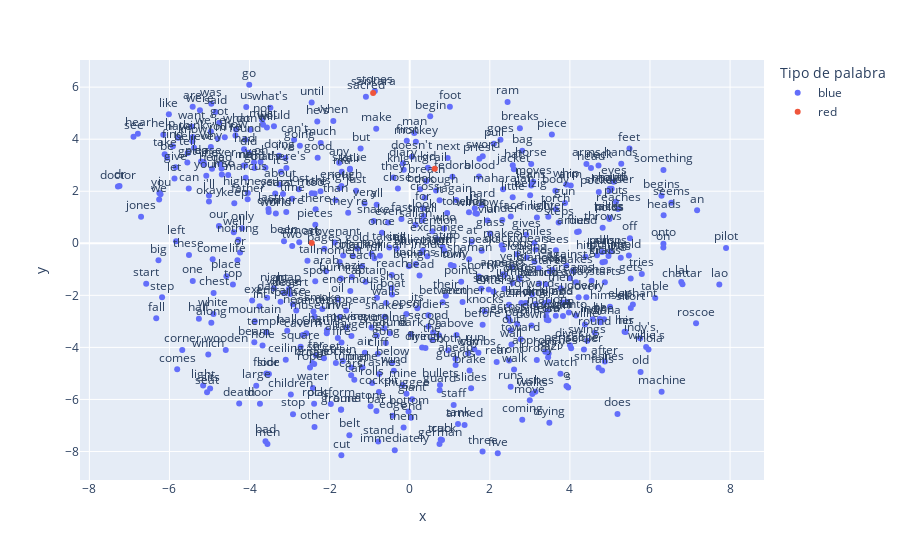

The notebook cell saved with this chart:
### Markdown cell above
## Visualizar agrupación de vectores

### Code cell
vecs, labels = reduce_dimensions(w2v_model)

MAX_WORDS=500
plot_embeddings(w2v_model, vecs, labels, MAX_WORDS, highlight_words=["grail","ark","sankara"])

### Figure 1 — Plotly figure (JSON) as saved in the notebook; plotly's stock layout.template omitted (floating-point values rounded to 4 significant figures; data arrays with more than 128 entries replaced by an {"elided": "..."} marker saying what was removed)
{"data": [{"hovertemplate": "Tipo de palabra=blue<br>x=%{x}<br>y=%{y}<br>text=%{text}<extra></extra>", "legendgroup": "blue", "marker": {"color": "#636efa", "symbol": "circle"}, "mode": "markers+text", "name": "blue", "orientation": "v", "showlegend": true, "text": {"elided": "497 str values"}, "textposition": "top center", "type": "scatter", "x": {"elided": "497 float values"}, "xaxis": "x", "y": {"elided": "497 float values"}, "yaxis": "y"}, {"hovertemplate": "Tipo de palabra=red<br>x=%{x}<br>y=%{y}<br>text=%{text}<extra></extra>", "legendgroup": "red", "marker": {"color": "#EF553B", "symbol": "circle"}, "mode": "markers+text", "name": "red", "orientation": "v", "showlegend": true, "text": ["sankara", "grail", "ark"], "textposition": "top center", "type": "scatter", "x": [-0.9135, 0.6258, -2.446], "xaxis": "x", "y": [5.773, 2.867, 0.00709], "yaxis": "y"}], "layout": {"legend": {"title": {"text": "Tipo de palabra"}, "tracegroupgap": 0}, "margin": {"t": 60}, "xaxis": {"anchor": "y", "domain": [0, 1], "title": {"text": "x"}}, "yaxis": {"anchor": "x", "domain": [0, 1], "title": {"text": "y"}}}}
